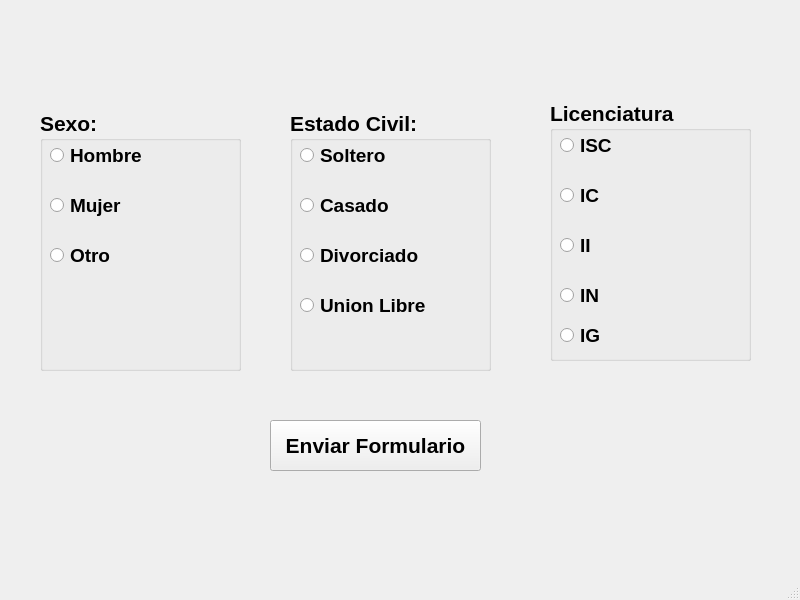
<?xml version="1.0" encoding="UTF-8"?>
<ui version="4.0">
 <class>MainWindow</class>
 <widget class="QMainWindow" name="MainWindow">
  <property name="geometry">
   <rect>
    <x>0</x>
    <y>0</y>
    <width>800</width>
    <height>600</height>
   </rect>
  </property>
  <property name="windowTitle">
   <string>MainWindow</string>
  </property>
  <widget class="QWidget" name="centralwidget">
   <widget class="QLabel" name="label">
    <property name="geometry">
     <rect>
      <x>30</x>
      <y>0</y>
      <width>751</width>
      <height>81</height>
     </rect>
    </property>
    <property name="text">
     <string/>
    </property>
    <property name="pixmap">
     <pixmap resource="recursos_proyecto.qrc">:/uat/fians</pixmap>
    </property>
    <property name="scaledContents">
     <bool>true</bool>
    </property>
   </widget>
   <widget class="QLabel" name="label_3">
    <property name="geometry">
     <rect>
      <x>660</x>
      <y>400</y>
      <width>131</width>
      <height>141</height>
     </rect>
    </property>
    <property name="text">
     <string/>
    </property>
    <property name="pixmap">
     <pixmap resource="recursos_proyecto.qrc">:/logo/equipo</pixmap>
    </property>
    <property name="scaledContents">
     <bool>true</bool>
    </property>
   </widget>
   <widget class="QGroupBox" name="groupBox">
    <property name="geometry">
     <rect>
      <x>550</x>
      <y>100</y>
      <width>201</width>
      <height>261</height>
     </rect>
    </property>
    <property name="font">
     <font>
      <pointsize>16</pointsize>
      <weight>75</weight>
      <bold>true</bold>
     </font>
    </property>
    <property name="title">
     <string>Licenciatura</string>
    </property>
    <widget class="QRadioButton" name="rb_in">
     <property name="geometry">
      <rect>
       <x>10</x>
       <y>180</y>
       <width>131</width>
       <height>31</height>
      </rect>
     </property>
     <property name="font">
      <font>
       <pointsize>14</pointsize>
       <weight>75</weight>
       <bold>true</bold>
      </font>
     </property>
     <property name="text">
      <string>IN</string>
     </property>
    </widget>
    <widget class="QRadioButton" name="rb_ic">
     <property name="geometry">
      <rect>
       <x>10</x>
       <y>80</y>
       <width>121</width>
       <height>31</height>
      </rect>
     </property>
     <property name="font">
      <font>
       <pointsize>14</pointsize>
       <weight>75</weight>
       <bold>true</bold>
      </font>
     </property>
     <property name="text">
      <string>IC</string>
     </property>
    </widget>
    <widget class="QRadioButton" name="rb_isc">
     <property name="geometry">
      <rect>
       <x>10</x>
       <y>30</y>
       <width>121</width>
       <height>31</height>
      </rect>
     </property>
     <property name="font">
      <font>
       <pointsize>14</pointsize>
       <weight>75</weight>
       <bold>true</bold>
      </font>
     </property>
     <property name="text">
      <string>ISC</string>
     </property>
    </widget>
    <widget class="QRadioButton" name="rb_ii">
     <property name="geometry">
      <rect>
       <x>10</x>
       <y>130</y>
       <width>121</width>
       <height>31</height>
      </rect>
     </property>
     <property name="font">
      <font>
       <pointsize>14</pointsize>
       <weight>75</weight>
       <bold>true</bold>
      </font>
     </property>
     <property name="text">
      <string>II</string>
     </property>
    </widget>
    <widget class="QRadioButton" name="rb_ig">
     <property name="geometry">
      <rect>
       <x>10</x>
       <y>220</y>
       <width>131</width>
       <height>31</height>
      </rect>
     </property>
     <property name="font">
      <font>
       <pointsize>14</pointsize>
       <weight>75</weight>
       <bold>true</bold>
      </font>
     </property>
     <property name="text">
      <string>IG</string>
     </property>
    </widget>
   </widget>
   <widget class="QGroupBox" name="groupBox_2">
    <property name="geometry">
     <rect>
      <x>290</x>
      <y>110</y>
      <width>201</width>
      <height>261</height>
     </rect>
    </property>
    <property name="font">
     <font>
      <pointsize>16</pointsize>
      <weight>75</weight>
      <bold>true</bold>
     </font>
    </property>
    <property name="title">
     <string>Estado Civil:</string>
    </property>
    <widget class="QRadioButton" name="rb_unionLibre">
     <property name="geometry">
      <rect>
       <x>10</x>
       <y>180</y>
       <width>131</width>
       <height>31</height>
      </rect>
     </property>
     <property name="font">
      <font>
       <pointsize>14</pointsize>
       <weight>75</weight>
       <bold>true</bold>
      </font>
     </property>
     <property name="text">
      <string>Union Libre</string>
     </property>
    </widget>
    <widget class="QRadioButton" name="rb_casado">
     <property name="geometry">
      <rect>
       <x>10</x>
       <y>80</y>
       <width>121</width>
       <height>31</height>
      </rect>
     </property>
     <property name="font">
      <font>
       <pointsize>14</pointsize>
       <weight>75</weight>
       <bold>true</bold>
      </font>
     </property>
     <property name="text">
      <string>Casado</string>
     </property>
    </widget>
    <widget class="QRadioButton" name="rb_soltero">
     <property name="geometry">
      <rect>
       <x>10</x>
       <y>30</y>
       <width>121</width>
       <height>31</height>
      </rect>
     </property>
     <property name="font">
      <font>
       <pointsize>14</pointsize>
       <weight>75</weight>
       <bold>true</bold>
      </font>
     </property>
     <property name="text">
      <string>Soltero</string>
     </property>
    </widget>
    <widget class="QRadioButton" name="rb_divorsiado">
     <property name="geometry">
      <rect>
       <x>10</x>
       <y>130</y>
       <width>121</width>
       <height>31</height>
      </rect>
     </property>
     <property name="font">
      <font>
       <pointsize>14</pointsize>
       <weight>75</weight>
       <bold>true</bold>
      </font>
     </property>
     <property name="text">
      <string>Divorciado</string>
     </property>
    </widget>
   </widget>
   <widget class="QGroupBox" name="groupBox_4">
    <property name="geometry">
     <rect>
      <x>40</x>
      <y>110</y>
      <width>201</width>
      <height>261</height>
     </rect>
    </property>
    <property name="font">
     <font>
      <pointsize>16</pointsize>
      <weight>75</weight>
      <bold>true</bold>
     </font>
    </property>
    <property name="title">
     <string>Sexo:</string>
    </property>
    <widget class="QRadioButton" name="rb_mujer">
     <property name="geometry">
      <rect>
       <x>10</x>
       <y>80</y>
       <width>121</width>
       <height>31</height>
      </rect>
     </property>
     <property name="font">
      <font>
       <pointsize>14</pointsize>
       <weight>75</weight>
       <bold>true</bold>
      </font>
     </property>
     <property name="text">
      <string>Mujer</string>
     </property>
    </widget>
    <widget class="QRadioButton" name="rb_hombre">
     <property name="geometry">
      <rect>
       <x>10</x>
       <y>30</y>
       <width>121</width>
       <height>31</height>
      </rect>
     </property>
     <property name="font">
      <font>
       <pointsize>14</pointsize>
       <weight>75</weight>
       <bold>true</bold>
      </font>
     </property>
     <property name="text">
      <string>Hombre</string>
     </property>
    </widget>
    <widget class="QRadioButton" name="rb_otro">
     <property name="geometry">
      <rect>
       <x>10</x>
       <y>130</y>
       <width>121</width>
       <height>31</height>
      </rect>
     </property>
     <property name="font">
      <font>
       <pointsize>14</pointsize>
       <weight>75</weight>
       <bold>true</bold>
      </font>
     </property>
     <property name="text">
      <string>Otro</string>
     </property>
    </widget>
   </widget>
   <widget class="QPushButton" name="pushButton">
    <property name="geometry">
     <rect>
      <x>270</x>
      <y>420</y>
      <width>211</width>
      <height>51</height>
     </rect>
    </property>
    <property name="font">
     <font>
      <pointsize>16</pointsize>
      <weight>75</weight>
      <bold>true</bold>
     </font>
    </property>
    <property name="text">
     <string>Enviar Formulario</string>
    </property>
   </widget>
  </widget>
  <widget class="QMenuBar" name="menubar">
   <property name="geometry">
    <rect>
     <x>0</x>
     <y>0</y>
     <width>800</width>
     <height>22</height>
    </rect>
   </property>
  </widget>
  <widget class="QStatusBar" name="statusbar"/>
 </widget>
 <resources>
  <include location="recursos_proyecto.qrc"/>
 </resources>
 <connections/>
</ui>
